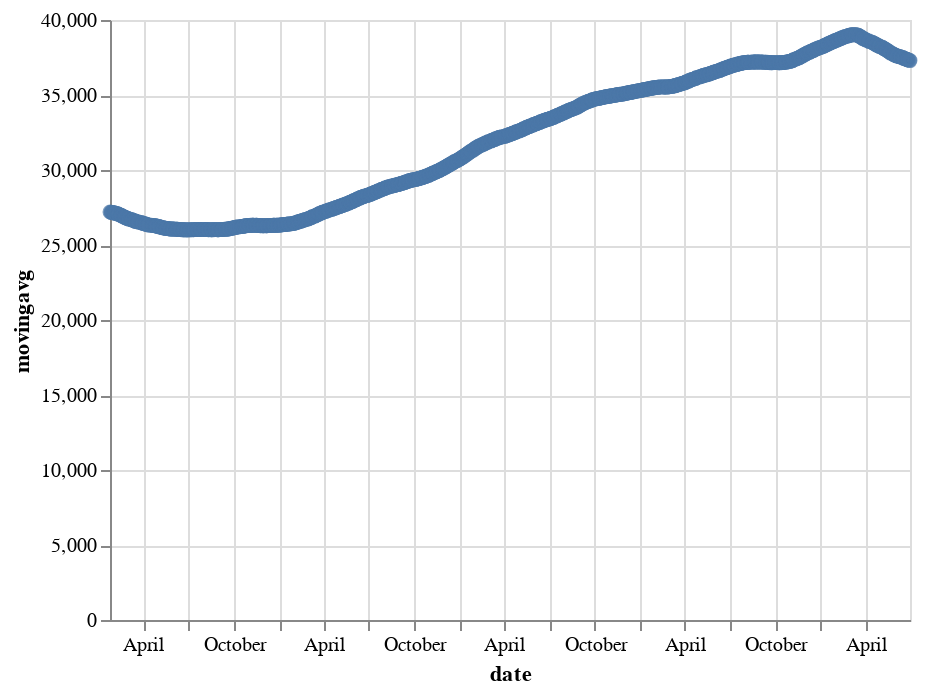

The notebook cell this image was saved under:
### Code cell
alt.Chart(altdata_fiftytwoweek).mark_point().encode(
    x='date',
    y='movingavg'
)

### Figure 1 — Vega-Lite specification as saved in the notebook (floating-point values rounded to 4 significant figures; data arrays with more than 128 entries replaced by an {"elided": "..."} marker saying what was removed)
{"config": {"view": {"continuousWidth": 400, "continuousHeight": 300}}, "data": {"name": "data-6ffd49aa40fb606bce8841116684f2ff"}, "mark": "point", "encoding": {"x": {"field": "date", "type": "temporal"}, "y": {"field": "movingavg", "type": "quantitative"}}, "$schema": "https://vega.github.io/schema/vega-lite/v4.17.0.json", "datasets": {"data-6ffd49aa40fb606bce8841116684f2ff": {"elided": "1086 records"}}}
